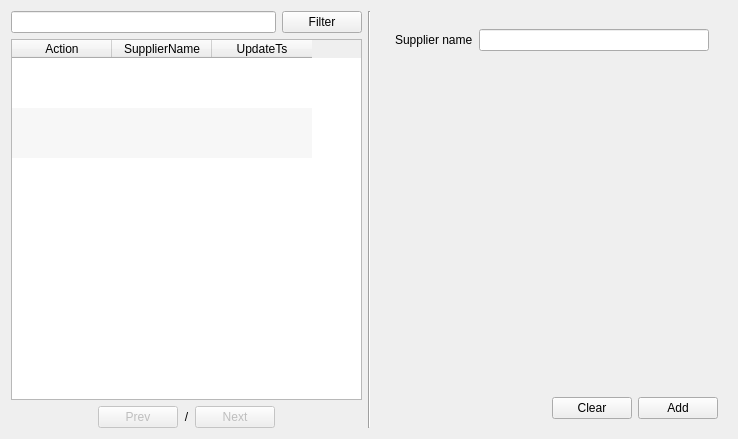
<?xml version="1.0" encoding="UTF-8"?>
<ui version="4.0">
 <class>FormManageSupplier</class>
 <widget class="QWidget" name="FormManageSupplier">
  <property name="geometry">
   <rect>
    <x>0</x>
    <y>0</y>
    <width>738</width>
    <height>439</height>
   </rect>
  </property>
  <property name="windowTitle">
   <string>Manage supplier</string>
  </property>
  <layout class="QHBoxLayout" name="horizontalLayout_4">
   <item>
    <layout class="QVBoxLayout" name="verticalLayout">
     <item>
      <layout class="QHBoxLayout" name="horizontalLayout">
       <item>
        <widget class="QLineEdit" name="lineEditFilter"/>
       </item>
       <item>
        <widget class="QPushButton" name="pushButtonFilter">
         <property name="text">
          <string>Filter</string>
         </property>
        </widget>
       </item>
      </layout>
     </item>
     <item>
      <widget class="QTableWidget" name="tableWidgetData">
       <property name="editTriggers">
        <set>QAbstractItemView::NoEditTriggers</set>
       </property>
       <property name="alternatingRowColors">
        <bool>true</bool>
       </property>
       <property name="selectionBehavior">
        <enum>QAbstractItemView::SelectRows</enum>
       </property>
       <property name="verticalScrollMode">
        <enum>QAbstractItemView::ScrollPerPixel</enum>
       </property>
       <property name="horizontalScrollMode">
        <enum>QAbstractItemView::ScrollPerPixel</enum>
       </property>
       <property name="showGrid">
        <bool>false</bool>
       </property>
       <property name="gridStyle">
        <enum>Qt::SolidLine</enum>
       </property>
       <property name="sortingEnabled">
        <bool>false</bool>
       </property>
       <property name="wordWrap">
        <bool>false</bool>
       </property>
       <attribute name="horizontalHeaderStretchLastSection">
        <bool>false</bool>
       </attribute>
       <attribute name="verticalHeaderVisible">
        <bool>false</bool>
       </attribute>
       <attribute name="verticalHeaderDefaultSectionSize">
        <number>50</number>
       </attribute>
       <attribute name="verticalHeaderMinimumSectionSize">
        <number>30</number>
       </attribute>
       <row>
        <property name="text">
         <string>New Row</string>
        </property>
       </row>
       <row>
        <property name="text">
         <string>New Row</string>
        </property>
       </row>
       <row>
        <property name="text">
         <string>New Row</string>
        </property>
       </row>
       <column>
        <property name="text">
         <string>Action</string>
        </property>
       </column>
       <column>
        <property name="text">
         <string>SupplierName</string>
        </property>
       </column>
       <column>
        <property name="text">
         <string>UpdateTs</string>
        </property>
       </column>
      </widget>
     </item>
     <item>
      <layout class="QHBoxLayout" name="horizontalLayout_2">
       <item>
        <spacer name="horizontalSpacer">
         <property name="orientation">
          <enum>Qt::Horizontal</enum>
         </property>
         <property name="sizeHint" stdset="0">
          <size>
           <width>40</width>
           <height>20</height>
          </size>
         </property>
        </spacer>
       </item>
       <item>
        <widget class="QPushButton" name="pushButtonPrev">
         <property name="enabled">
          <bool>false</bool>
         </property>
         <property name="text">
          <string>Prev</string>
         </property>
        </widget>
       </item>
       <item>
        <widget class="QLabel" name="labelPageIndicator">
         <property name="text">
          <string>&lt;CurrentPage&gt;/&lt;TotalPage&gt;</string>
         </property>
         <property name="alignment">
          <set>Qt::AlignCenter</set>
         </property>
        </widget>
       </item>
       <item>
        <widget class="QPushButton" name="pushButtonNext">
         <property name="enabled">
          <bool>false</bool>
         </property>
         <property name="text">
          <string>Next</string>
         </property>
        </widget>
       </item>
       <item>
        <spacer name="horizontalSpacer_2">
         <property name="orientation">
          <enum>Qt::Horizontal</enum>
         </property>
         <property name="sizeHint" stdset="0">
          <size>
           <width>40</width>
           <height>20</height>
          </size>
         </property>
        </spacer>
       </item>
      </layout>
     </item>
    </layout>
   </item>
   <item>
    <widget class="Line" name="line">
     <property name="orientation">
      <enum>Qt::Vertical</enum>
     </property>
    </widget>
   </item>
   <item>
    <widget class="QFrame" name="frameRegister">
     <property name="maximumSize">
      <size>
       <width>16777215</width>
       <height>16777215</height>
      </size>
     </property>
     <layout class="QVBoxLayout" name="verticalLayout_2">
      <property name="leftMargin">
       <number>9</number>
      </property>
      <property name="topMargin">
       <number>9</number>
      </property>
      <property name="rightMargin">
       <number>9</number>
      </property>
      <property name="bottomMargin">
       <number>9</number>
      </property>
      <item>
       <widget class="QScrollArea" name="scrollArea">
        <property name="frameShape">
         <enum>QFrame::NoFrame</enum>
        </property>
        <property name="widgetResizable">
         <bool>true</bool>
        </property>
        <widget class="QWidget" name="scrollAreaWidgetContents">
         <property name="geometry">
          <rect>
           <x>0</x>
           <y>0</y>
           <width>284</width>
           <height>372</height>
          </rect>
         </property>
         <layout class="QFormLayout" name="formLayout">
          <item row="0" column="0">
           <widget class="QLabel" name="label_3">
            <property name="text">
             <string>Supplier name</string>
            </property>
           </widget>
          </item>
          <item row="0" column="1">
           <widget class="QLineEdit" name="lineEditSupplierName"/>
          </item>
         </layout>
        </widget>
       </widget>
      </item>
      <item>
       <layout class="QHBoxLayout" name="horizontalLayout_3">
        <item>
         <spacer name="horizontalSpacer_3">
          <property name="orientation">
           <enum>Qt::Horizontal</enum>
          </property>
          <property name="sizeHint" stdset="0">
           <size>
            <width>40</width>
            <height>20</height>
           </size>
          </property>
         </spacer>
        </item>
        <item>
         <widget class="QPushButton" name="pushButtonClear">
          <property name="text">
           <string>Clear</string>
          </property>
         </widget>
        </item>
        <item>
         <widget class="QPushButton" name="pushButtonAdd">
          <property name="text">
           <string>Add</string>
          </property>
         </widget>
        </item>
       </layout>
      </item>
     </layout>
    </widget>
   </item>
  </layout>
 </widget>
 <resources/>
 <connections/>
</ui>
